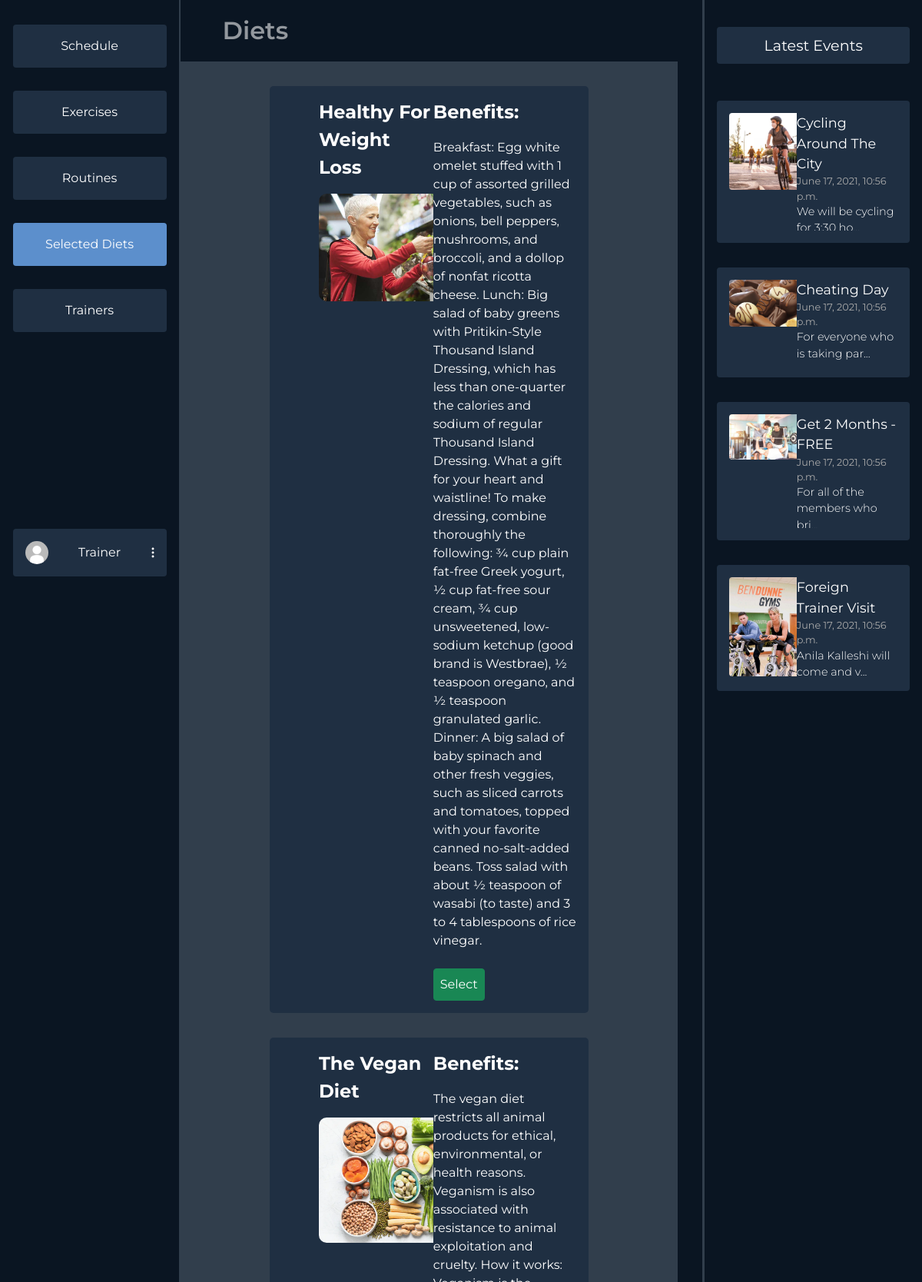
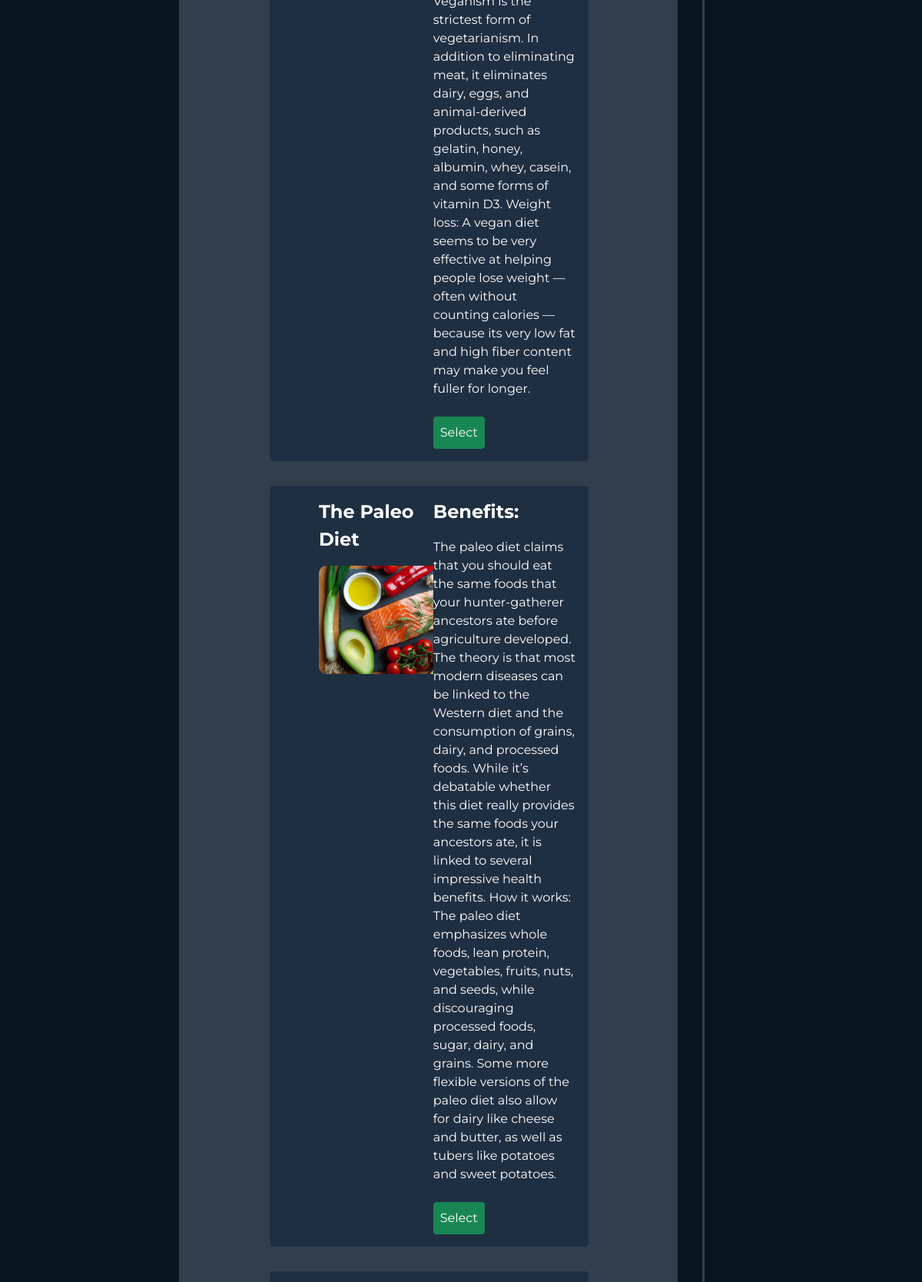
/dashboard/diets/ (signed in, upper part), run on the app's committed database (2 pictures, top to bottom).
### users/models.py (models this page shows, shortened)
class Profile(models.Model):
    user = models.OneToOneField(User, on_delete=models.CASCADE)
    profile_photo = models.ImageField(
        upload_to='media/profiles/', default='profiles/default.jpg')
    height = models.FloatField(default=170.0)
    weight = models.FloatField(default=60.0)
    weight_goal = models.FloatField(default=70.0)
    GENDER_CHOICES = (('F', 'Female'), ('M', 'Male'), ('O', 'Other'))
    gender = models.CharField(
        max_length=9, choices=GENDER_CHOICES, default=GENDER_CHOICES[0])
    FREQUENCY = (
        ('3x', '3 Times a Week'),
        ('4x', '4 Times a Week'),
        ('5x', '5 Times a Week'),
        ('6x', '6 Times a Week'),
    )
    week_frequency = models.CharField(
        max_length=20, choices=FREQUENCY, default=FREQUENCY[0])
    profile_complete = models.BooleanField(default=False)
    selected_diets = models.ManyToManyField(DietPlan, blank=True)
    age = models.IntegerField(null=True)

### dashboards/models.py (models this page shows, shortened)
class DietPlan(models.Model):
    title = models.CharField(max_length=30, blank=True)
    desc = models.TextField(blank=True)
    thumbnail = models.ImageField(
        upload_to='diets/', default='diets/default.jpg')

class Event(models.Model):
    title = models.CharField(max_length=60, blank=True)
    date = models.DateTimeField(default=datetime.now(), blank=True)
    desc = models.TextField(blank=True)
    thumbnail = models.ImageField(
        upload_to='events/', default='events/default.jpg')

### dashboards/user_views.py (the view, shortened to what this page needs)
# urls.py: path('diets/', user_views.diets, name='userdashboard-diets'),
@login_required(login_url='login')
def diets(request):
    events = Event.objects.all()[:4]
    diets = DietPlan.objects.all()
    context = {'options': DIETS_NAV, 'events': events, 'diets': diets}
    return render(request, 'dashboards/user/diets.html', context)

### dashboards/templates/dashboards/user/diets.html (shortened to what this page needs)
{% extends 'dashboards/user/dashboard.html' %}
{% load static %}
{% block styles %}
<link rel="stylesheet" href="{% static 'css/dashboards/diets.css' %}">
{% endblock styles %}
{% block middle %}
<div class="showing-where-you-are">
    Diets
    </div>
<div class="diets">
    {% for diet in diets %}
        <div class="diet-card">
            <div class="diet-card-left">
            <div class="diet-title">{{diet.title}}</div>
            <div class="thumbnail"><img src="{{diet.thumbnail.url}}" alt=""></div>
            </div>
            <div class="diet-card-right">
                <div class="diet-title">Benefits:</div>
                <div class="diet-desc">{{diet.desc}}</div>
                {% if diet in user.profile.selected_diets.all %}
                    <form action="{% url 'userdashboard-diets' %}" method="POST">
                        {% csrf_token %}
                        <input type="hidden" value="-1" name="select">
                        <input type="hidden" value="{{diet.id}}" name="remove">
                        <input class="btn btn-danger p-2 mt-4" type="submit" value="Remove">
                    </form>
                {% else %}
                    <form action="{% url 'userdashboard-diets' %}" method="POST">
                        <input class="btn btn-success p-2 mt-4" type="submit" value="Select">
                    </form>
                {% endif %}
            </div>
        </div>
    {% endfor %}
</div>
{% endblock middle %}

### dashboards/templates/dashboards/user/dashboard.html (shortened to what this page needs)
{% load static %}
<html>
  <head>
    <link href="https://cdn.jsdelivr.net/npm/bootstrap@5.0.1/dist/css/bootstrap.min.css" rel="stylesheet">
    <link rel="stylesheet" href="{% static 'css/dashboards/main.css' %}">
    <link rel="stylesheet" href="https://cdn.jsdelivr.net/npm/bootstrap-select@1.13.14/dist/css/bootstrap-select.min.css">
    {% block styles %}
    {% endblock styles %}
  </head>
  <body>
  {% block content %}
  {% if user.is_authenticated %}
  <div class="mycontainer">
    <div class="navigation">
      <div class="nav-col">
        <div class="options">
          {% for key, item in options.items %}
            {% if item.isActive %}
            <a class="option-active" href="/dashboard/{{item.url}}">{{ item.name }}</a>
            {% else %}
            <a class="option" href="/dashboard/{{item.url}}">{{ item.name }}</a>
            {% endif %}
          {% endfor %}
        </div>
        <div class="profile-wrapper">
          <div class="user-btn">
            <div class="profile-pic"><img src="{{ user.profile.profile_photo.url }}" alt=""></div>
            {% if user.first_name %}
            <span>{{user.get_full_name}}</span>
            {% else %}
            <span>{{user.username}}</span>
            {% endif %}
            <div class="three-dot"><img src="{% static 'svg/3dots.svg' %}" alt=""></div>
          </div>
        </div>
      </div>
      <div class="divider"></div>
    </div>
    <div class="middle">
    {% block middle %}
    {% endblock middle %}
    </div>
    <div class="events-section">
      <div class="divider"></div>
      <div class="events">
        <div class="latest">
          Latest Events
        </div>
        <div class="items overflow-auto">
        {% for item in events %}
          <div class="event-item">
            <div class="event-item-left">
              <div class="event-thumb"><img src="{{item.thumbnail.url}}"></div>
            </div>
            <div class="event-item-right">
              <div class="title">{{item.title}}</div>
              <div class="date">{{item.date}}</div>
              {% if item.desc|length > 30 %}
                <div class="desc">{{item.desc|slice:":30"}}...</div>
              {% else %}
                <div class="desc">{{item.desc}}</div>
              {% endif %}
            </div>
          </div>
        {% endfor %}
        </div>
      </div>
    </div>
  </div>
  {% endif %}
  {% endblock content %}
  </body>
<html>

### static/css/dashboards/main.css (style rules this page uses)
* { margin: 0; font-family: "Montserrat", sans-serif; overflow: hidden; }
body { background-color: #0a1522; }
.mycontainer { display: flex; flex-direction: row; justify-content: space-between; }
.navigation { width: 20vw; }
.nav-col { display: flex; flex-direction: column; align-items: flex-end; margin: 1em; }
.options { margin-left: 7em; display: flex; flex-direction: column; justify-content: space-between; margin-top: 1em; height: 400px; }
.option { background-color: #1f2f42; color: #fff; padding: 1em; padding-right: 1em; padding-left: 1em; width: 200px; text-align: center; border-radius: 4px; }
a { text-decoration: none; }
.option-active { background-color: #5c8fcc; color: #fff; padding: 1em; padding-right: 1em; padding-left: 1em; width: 200px; text-align: center; border-radius: 4px; }
.user-btn { background-color: #1f2f42; color: #fff; padding: 1em; padding-right: 1em; padding-left: 1em; width: 200px; text-align: center; border-radius: 4px; margin-top: 16em; display: flex; flex-direction: row; align-items: center; justify-content: space-between; }
.profile-pic img { height: 30px; border-radius: 50%; width: auto; }
.navigation { display: flex; flex-direction: row; }
.divider { background-color: #313e4c; width: 4px; height: 100vh; margin: 0; padding: 0; z-index: 10; }
.middle { margin-right: 2em; width: 55vw; background-color: #313e4c; }
.events-section { margin-right: 1em; width: 23vw; display: flex; flex-direction: row; }
.event-thumb img { width: 100px; height: auto; border-radius: 4px; }
.latest { margin-top: 1em; background-color: #1f2f42; color: white; border-radius: 4px; padding: 0.5em 1em 0.5em 1em; text-align: center; font-size: 1.2em; }
.events { margin-top: 1em; margin-left: 1em; display: flex; flex-direction: column; color: white; width: 100%; }
.items { height: 200px; max-height: 800px; margin-top: 2em; display: flex; flex-direction: column; justify-content: space-between; height: 100%; }
.event-item { background-color: #1f2f42; border-radius: 4px; padding: 1em; display: flex; flex-direction: row; margin: 1em 0 1em 0; }
.event-item-left { width: 40%; }
.event-item-right { width: 60%; }
.event-item-right .title { font-size: 1.1em; }
.event-item-right .date { font-size: 0.8em; color: rgb(170, 170, 170); }
.event-item-right .desc { font-weight: 300; font-size: 0.9em; }
.showing-where-you-are { font-size: 2em; font-weight: 600; padding: 0.5em 1em 0.5em 1.7em; color: rgba(255, 255, 255, 0.56); background-color: #0a1522; }

### static/css/dashboards/diets.css (style rules this page uses)
.diets { display: flex; flex-direction: column; align-items: center; margin-top: 2em; padding: 0 4em 0 4em; justify-content: space-between; height: 90vh; overflow-y: auto; width: 100%; }
.diet-card { display: flex; flex-direction: row; justify-content: space-between; width: 80%; min-height: fit-content; background-color: #1f2f42; color: white; border-radius: 5px; padding: 1em; margin-bottom: 2em; }
.diet-card-left { width: 40%; display: flex; flex-direction: column; margin-left: 3em; }
.thumbnail { margin-top: 1em; }
.thumbnail > img { border-radius: 10px; width: 250px; height: auto; }
.diet-card-right { width: 50%; display: flex; flex-direction: column; }
.diet-title { font-size: 1.5em; font-weight: bold; }
.diet-desc { margin-top: 1em; font-weight: 400; }

### data on the page
DietPlan: title "Healthy For Weight Loss", thumbnail (picture), desc "Breakfast: Egg white omelet stuffed with 1 cup of assorted grilled vegetables, such as onions, bell peppers, mushrooms, and broccoli, and a dollop of nonfat ricotta cheese. Lunch: Big salad of baby greens with Pritikin-Style Thousand Island Dressing, which has less than one-quarter the calories and sodium of regular Thousand Island Dressing. What a gift for your heart and waistline! To make dressing, combine thoroughly the following: ¾ cup plain fat-free Greek yogurt, ½ cup fat-free sour cream, ¾ cup unsweetened, low-sodium ketchup (good brand is Westbrae), ½ teaspoon oregano, and ½ teaspoon granulated garlic. Dinner: A big salad of baby spinach and other fresh veggies, such as sliced…"
DietPlan: title "The Vegan Diet", thumbnail (picture), desc "The vegan diet restricts all animal products for ethical, environmental, or health reasons. Veganism is also associated with resistance to animal exploitation and cruelty. How it works: Veganism is the strictest form of vegetarianism. In addition to eliminating meat, it eliminates dairy, eggs, and animal-derived products, such as gelatin, honey, albumin, whey, casein, and some forms of vitamin D3. Weight loss: A vegan diet seems to be very effective at helping people lose weight — often without counting calories — because its very low fat and high fiber content may make you feel fuller for longer."
DietPlan: title "The Paleo Diet", thumbnail (picture), desc "The paleo diet claims that you should eat the same foods that your hunter-gatherer ancestors ate before agriculture developed. The theory is that most modern diseases can be linked to the Western diet and the consumption of grains, dairy, and processed foods. While it’s debatable whether this diet really provides the same foods your ancestors ate, it is linked to several impressive health benefits. How it works: The paleo diet emphasizes whole foods, lean protein, vegetables, fruits, nuts, and seeds, while discouraging processed foods, sugar, dairy, and grains. Some more flexible versions of the paleo diet also allow for dairy like cheese and butter, as well as tubers like potatoes and…"
Event: thumbnail (picture), title "Cycling Around The City", date "June 17, 2021, 10:56 p.m.", desc "We will be cycling…"
Event: thumbnail (picture), title "Cheating Day", date "June 17, 2021, 10:56 p.m.", desc "For everyone who is taking par"
Event: thumbnail (picture), title "Get 2 Months - FREE", date "June 17, 2021, 10:56 p.m.", desc "For all of the members who…"
Event: thumbnail (picture), title "Foreign Trainer Visit", date "June 17, 2021, 10:56 p.m.", desc "Anila Kalleshi will come and v"

### other printed values
{{ item.name }} "Schedule" "Exercises" "Routines" "Trainers"
{{ item.name }} "Selected Diets"
{{ user.username }} "Trainer"
